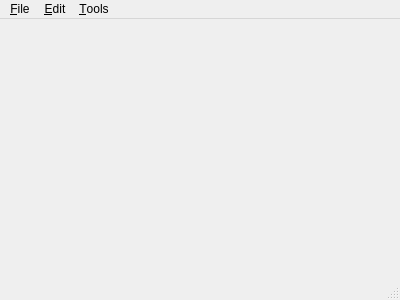
<?xml version="1.0" encoding="UTF-8"?>
<ui version="4.0">
 <class>BinGrokWindow</class>
 <widget class="QMainWindow" name="BinGrokWindow">
  <property name="geometry">
   <rect>
    <x>0</x>
    <y>0</y>
    <width>400</width>
    <height>300</height>
   </rect>
  </property>
  <property name="windowTitle">
   <string>BinGrok v1.0</string>
  </property>
  <widget class="QWidget" name="centralWidget"/>
  <widget class="QMenuBar" name="menuBar">
   <property name="geometry">
    <rect>
     <x>0</x>
     <y>0</y>
     <width>400</width>
     <height>19</height>
    </rect>
   </property>
   <widget class="QMenu" name="menu_File">
    <property name="title">
     <string>&amp;File</string>
    </property>
    <widget class="QMenu" name="menuOpen_Recent">
     <property name="enabled">
      <bool>true</bool>
     </property>
     <property name="title">
      <string>Open &amp;Recent</string>
     </property>
    </widget>
    <addaction name="action_New"/>
    <addaction name="action_Open"/>
    <addaction name="menuOpen_Recent"/>
    <addaction name="separator"/>
    <addaction name="action_Save"/>
    <addaction name="action_SaveAs"/>
   </widget>
   <widget class="QMenu" name="menu_Edit">
    <property name="title">
     <string>&amp;Edit</string>
    </property>
    <addaction name="action_Undo"/>
    <addaction name="action_Redo"/>
    <addaction name="separator"/>
    <addaction name="action_Cut"/>
    <addaction name="action_Copy"/>
    <addaction name="action_Paste"/>
    <addaction name="action_SelectAll"/>
    <addaction name="separator"/>
    <addaction name="action_Find"/>
    <addaction name="action_Replace"/>
    <addaction name="separator"/>
    <addaction name="action_Preferences"/>
   </widget>
   <widget class="QMenu" name="menuTools">
    <property name="title">
     <string>&amp;Tools</string>
    </property>
    <addaction name="action_Struct_Editor"/>
   </widget>
   <addaction name="menu_File"/>
   <addaction name="menu_Edit"/>
   <addaction name="menuTools"/>
  </widget>
  <widget class="QStatusBar" name="statusBar">
   <property name="sizePolicy">
    <sizepolicy hsizetype="Expanding" vsizetype="Preferred">
     <horstretch>0</horstretch>
     <verstretch>0</verstretch>
    </sizepolicy>
   </property>
   <property name="cursor">
    <cursorShape>ArrowCursor</cursorShape>
   </property>
   <property name="toolTip">
    <string/>
   </property>
  </widget>
  <action name="action_New">
   <property name="text">
    <string>&amp;New</string>
   </property>
   <property name="shortcut">
    <string>Ctrl+N</string>
   </property>
  </action>
  <action name="action_Open">
   <property name="text">
    <string>&amp;Open</string>
   </property>
   <property name="shortcut">
    <string>Ctrl+O</string>
   </property>
  </action>
  <action name="action_Save">
   <property name="enabled">
    <bool>false</bool>
   </property>
   <property name="text">
    <string>&amp;Save</string>
   </property>
   <property name="shortcut">
    <string>Ctrl+S</string>
   </property>
  </action>
  <action name="action_SaveAs">
   <property name="enabled">
    <bool>false</bool>
   </property>
   <property name="text">
    <string>Save &amp;as</string>
   </property>
   <property name="shortcut">
    <string>Ctrl+Shift+S</string>
   </property>
  </action>
  <action name="actionAsdf">
   <property name="text">
    <string>asdf</string>
   </property>
  </action>
  <action name="action_Cut">
   <property name="enabled">
    <bool>false</bool>
   </property>
   <property name="text">
    <string>Cu&amp;t</string>
   </property>
   <property name="shortcut">
    <string>Ctrl+X</string>
   </property>
  </action>
  <action name="action_Copy">
   <property name="enabled">
    <bool>false</bool>
   </property>
   <property name="text">
    <string>&amp;Copy</string>
   </property>
   <property name="shortcut">
    <string>Ctrl+C</string>
   </property>
  </action>
  <action name="action_Paste">
   <property name="enabled">
    <bool>false</bool>
   </property>
   <property name="text">
    <string>&amp;Paste</string>
   </property>
   <property name="shortcut">
    <string>Ctrl+V</string>
   </property>
  </action>
  <action name="action_SelectAll">
   <property name="enabled">
    <bool>false</bool>
   </property>
   <property name="text">
    <string>&amp;Select All</string>
   </property>
   <property name="shortcut">
    <string>Ctrl+A</string>
   </property>
  </action>
  <action name="action_Undo">
   <property name="enabled">
    <bool>false</bool>
   </property>
   <property name="text">
    <string>&amp;Undo</string>
   </property>
   <property name="shortcut">
    <string>Ctrl+Z</string>
   </property>
  </action>
  <action name="action_Redo">
   <property name="enabled">
    <bool>false</bool>
   </property>
   <property name="text">
    <string>Re&amp;do</string>
   </property>
   <property name="shortcut">
    <string>Ctrl+Shift+Z</string>
   </property>
  </action>
  <action name="action_Find">
   <property name="enabled">
    <bool>false</bool>
   </property>
   <property name="text">
    <string>&amp;Find</string>
   </property>
   <property name="shortcut">
    <string>Ctrl+F</string>
   </property>
  </action>
  <action name="action_Replace">
   <property name="enabled">
    <bool>false</bool>
   </property>
   <property name="text">
    <string>&amp;Replace</string>
   </property>
   <property name="shortcut">
    <string>Ctrl+Shift+F</string>
   </property>
  </action>
  <action name="action_Struct_Editor">
   <property name="text">
    <string>&amp;Struct Editor</string>
   </property>
   <property name="shortcut">
    <string>Ctrl+E</string>
   </property>
  </action>
  <action name="action_Preferences">
   <property name="text">
    <string>&amp;Preferences</string>
   </property>
   <property name="shortcut">
    <string>Ctrl+P</string>
   </property>
  </action>
 </widget>
 <layoutdefault spacing="6" margin="11"/>
 <resources/>
 <connections/>
</ui>
